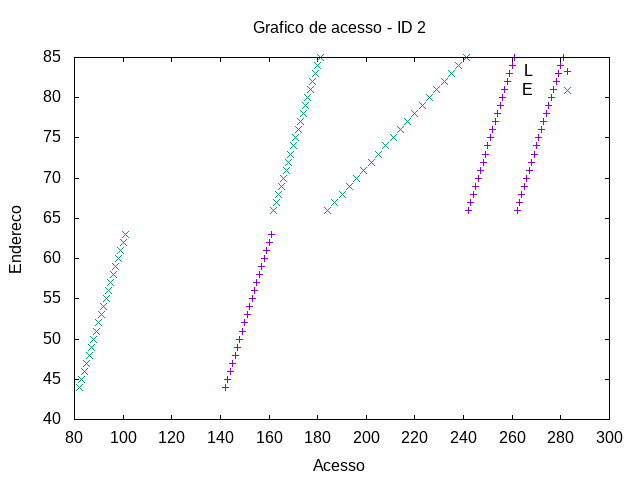

gnuplot code for this plot:
set term png
set output "../out/mem/somadin/-acesso-2.png"
set title "Grafico de acesso - ID 2"
set xlabel "Acesso"
set ylabel "Endereco"
plot "../out/mem/somadin/-acesso-0-2.gpdat" u 2:4 w points t "L", "../out/mem/somadin/-acesso-1-2.gpdat" u 2:4 w points t "E"
